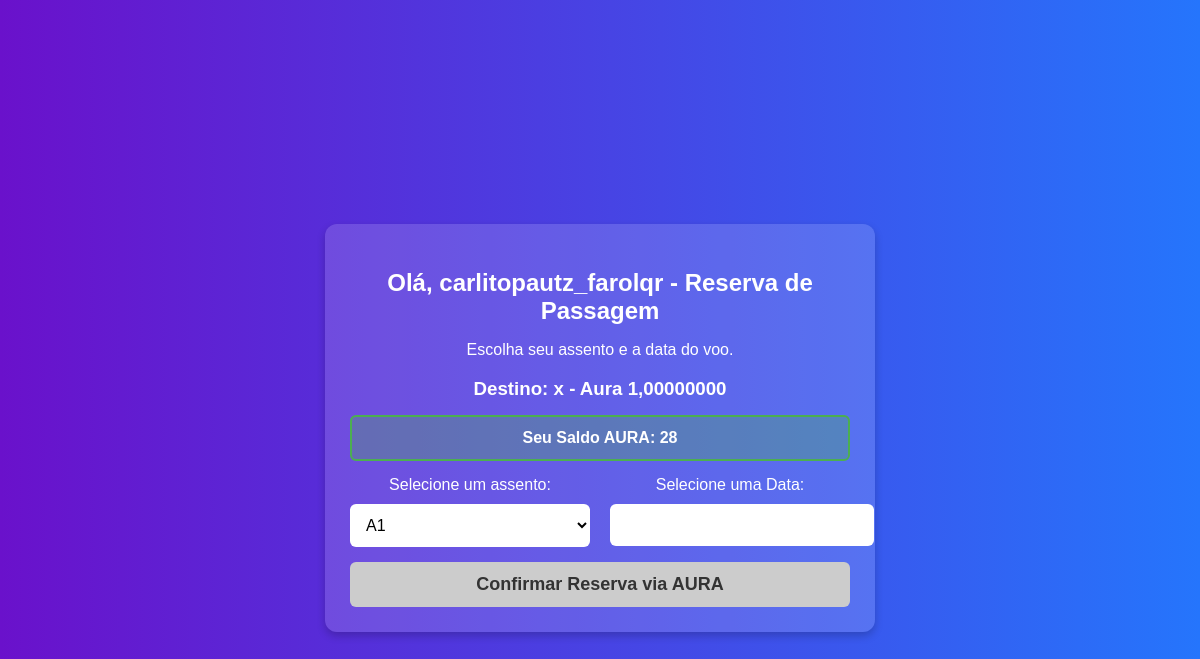
Page /caronas/reservapassagem.php?id=26 (signed in) on the committed database.
### tables this page shows
CREATE TABLE `voos` (
  `id` int(11) NOT NULL,
  `destino` varchar(255) NOT NULL,
  `username` varchar(100) NOT NULL,
  `preco` decimal(20,9) DEFAULT NULL,
  `metamask` varchar(42) NOT NULL,
  `horario` time NOT NULL,
  `origem` varchar(100) NOT NULL,
  `datas_permitidas` text NOT NULL,
  `telefone` varchar(20) NOT NULL
);

CREATE TABLE `identificacao_odonto2` (
  `id` int(11) NOT NULL,
  `username` varchar(100) NOT NULL,
  `documento` char(11) NOT NULL,
  `caixa_postal` varchar(100) NOT NULL,
  `data_criacao` datetime DEFAULT current_timestamp(),
  `telefone` varchar(20) NOT NULL,
  `orcid` varchar(30) DEFAULT NULL,
  `foto_perfil` varchar(255) DEFAULT NULL,
  `saldo_total` decimal(15,2) NOT NULL DEFAULT 0.00,
  `assinantenv3` tinyint(1) DEFAULT 0,
  `assinante_compact` tinyint(1) NOT NULL DEFAULT 0,
  `tipo_caixa` enum('PADRAO','CP','IOTA','FAROLQR') DEFAULT 'PADRAO',
  `data_assinatura` datetime DEFAULT NULL,
  `complemento` varchar(255) DEFAULT NULL,
  `saldo_devedor` decimal(10,2) NOT NULL DEFAULT 0.00,
  `data_emprestimo` date DEFAULT NULL
);

### caronas/reservapassagem.php (the view, shortened to what this page needs)
<?php
$cx = new mysqli("127.0.0.1", "u839226731_cztuap", "Meu6595869Trator", "u839226731_meutrator");
$cx->set_charset("utf8mb4");
$username = htmlspecialchars($_SESSION["username_odonto2"]);
$voo_id = isset($_GET['id']) ? intval($_GET['id']) : null;
$vooSelecionado = null;
$assentosDisponiveis = [];
if ($voo_id) {
    $stmt = $cx->prepare("SELECT id, destino, preco, metamask, datas_permitidas FROM voos WHERE id = ?");
    $stmt->bind_param("i", $voo_id);
    $stmt->execute();
    $result = $stmt->get_result();
    if ($result->num_rows > 0) {
        $vooSelecionado = $result->fetch_assoc();
    } else {
        die("Erro: Voo não encontrado.");
    }
    $stmt = $cx->prepare("SELECT numero_assento FROM assentos WHERE voo_id = ? AND pago = 0");
    $stmt->bind_param("i", $voo_id);
    $stmt->execute();
    $result = $stmt->get_result();
    while ($row = $result->fetch_assoc()) {
        $assentosDisponiveis[] = $row['numero_assento'];
    }
}
$saldoAura = 0;
$stmtSaldo = $cx->prepare("SELECT saldo_total FROM identificacao_odonto2 WHERE username = ? LIMIT 1");
if ($stmtSaldo) {
    $stmtSaldo->bind_param("s", $username);
    $stmtSaldo->execute();
    $resSaldo = $stmtSaldo->get_result();
    if ($resSaldo->num_rows > 0) {
        $rowSaldo = $resSaldo->fetch_assoc();
        $saldoAura = $rowSaldo['saldo_total'] ?? 0;
    }
}
?>
<!DOCTYPE html>
<html lang="pt-BR">
<head>
    <link rel="stylesheet" href="https://cdnjs.cloudflare.com/ajax/libs/pikaday/1.8.0/css/pikaday.min.css">
</head>
<body>
<div class="wrapper" role="main">
    <h2 role="heading" aria-level="2">Olá, <?php echo $username; ?> - Reserva de Passagem</h2>
    <p aria-live="polite">Escolha seu assento e a data do voo.</p>
    <h3 aria-label="Destino do voo">
        Destino: <?php echo htmlspecialchars($vooSelecionado['destino']); ?> - Aura <?php echo number_format($vooSelecionado['preco'], 8, ',', '.'); ?>
    </h3>
    <div class="saldo-box" role="status" aria-live="polite">
        Seu Saldo AURA: <b><?php echo number_format($saldoAura, 0, ',', '.'); ?></b>
    </div>
    <div class="reserva-container">
        <div class="assento-box">
            <label for="assento">Selecione um assento:</label>
            <select id="assento" aria-label="Lista de assentos disponíveis">
                <?php foreach ($assentosDisponiveis as $assento): ?>
                    <option value="<?php echo $assento; ?>" aria-label="Assento número <?php echo $assento; ?>">
                        <?php echo $assento; ?>
                    </option>
                <?php endforeach; ?>
            </select>
        </div>
        <div class="data-box">
            <label for="datepicker">Selecione uma Data:</label>
            <input type="text" id="datepicker" readonly aria-label="Campo de seleção de data do voo">
        </div>
    </div>
    <button id="confirmarReserva" disabled onclick="redirecionarParaPagamentoAura()" aria-label="Confirmar reserva via AURA">
        Confirmar Reserva via AURA
    </button>
</div>
</body>
</html>

### caronas/reservapassagem.php (style rules this page uses)
body { font-family: 'Arial', sans-serif; background: linear-gradient(to right, #6a11cb, #2575fc); color: white; display: flex; justify-content: center; align-items: center; min-height: 100vh; padding: 20px; }
.wrapper { max-width: 500px; width: 100%; background: rgba(255, 255, 255, 0.15); padding: 25px; border-radius: 12px; box-shadow: 0px 4px 8px rgba(0, 0, 0, 0.2); text-align: center; }
h2, h3 { font-weight: bold; margin-bottom: 15px; }
select, input { width: 100%; padding: 12px; margin-top: 10px; border: none; border-radius: 6px; font-size: 16px; background-color: white; color: black; }
button { width: 100%; background: #1e90ff; color: #fff; border: none; padding: 12px; font-size: 18px; font-weight: bold; border-radius: 6px; cursor: pointer; margin-top: 15px; transition: 0.3s; }
button:disabled { background: #cccccc; color: #333; cursor: not-allowed; }
.saldo-box { background: rgba(76, 175, 80, 0.3); border: 2px solid #4CAF50; padding: 12px; border-radius: 6px; margin: 15px 0; font-weight: bold; font-size: 16px; }
.reserva-container { display: flex; justify-content: space-between; gap: 20px; }
.assento-box, .data-box { flex: 1; }

### rows in the picture
voos: destino "x", preco "1,00000000"
identificacao_odonto2: saldo_total "28"

### other values in the picture
$username "carlitopautz_farolqr"
form field value "A1"
